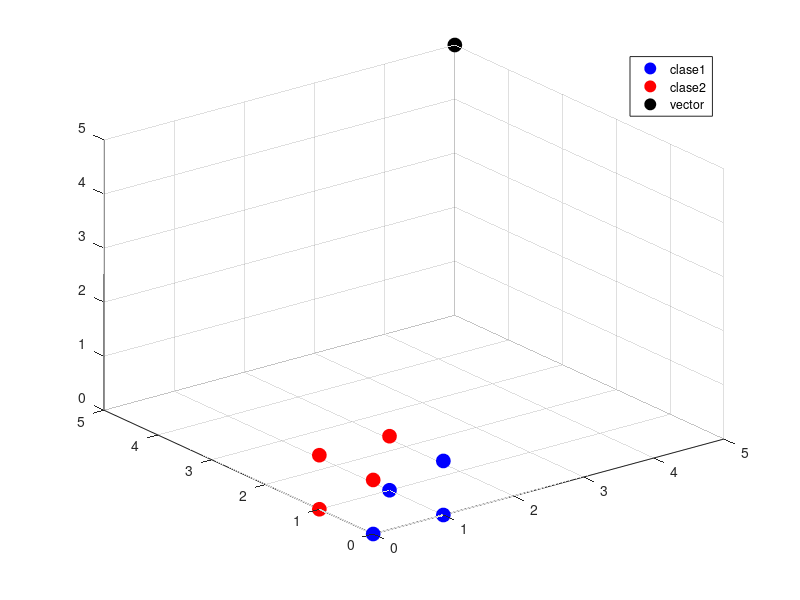

Recreate this plot in MATLAB.
clear all %limpia todo
close all% cierra todo
warning off all % cierra las advertencias 

%PROGRAMA QUE CALCULA LA TOMA DE DECISIONES ENTRE DOS CLASES PARA UN
%ELEMENTO DESCONOCIDO EN 3D

% definicr clases:
c1=[0 1 1 1; 0 0 1 0; 0 0 0 1];
c2=[0 0 1 0; 0 1 1 1; 1 1 1 0];
%vector=[0.3;1;0.7];
fprintf("\n\n\n")
vx=input('dame la coord del vector en x=')
vy=input('dame la coord del vector en y=')
vz=input('dame la coord del vector en z=')
vector=[vx;vy;vz]

%graficando las clases
figure(1)
plot3(c1(1,:),c1(2,:),c1(3,:),'bo','MarkerSize',10,'MarkerFaceColor','b')
grid on
hold on %respeta todo lo que mandes plotear después del primer plot
plot3(c2(1,:),c2(2,:),c2(3,:),'ro','MarkerSize',10,'MarkerFaceColor','r')
plot3(vector(1),vector(2),vector(3),'ko','MarkerSize',10,'MarkerFaceColor','k')
legend('clase1','clase2','vector')

% proceso matemático....
media1=mean(c1,2);
media2=mean(c2,2);

dist1=norm(media1-vector);
dist2=norm(media2-vector);
dist_tot=[dist1,dist2]

minimo=(min(min(dist_tot)))
dato=find(dist_tot==minimo)

fprintf(' el vector desconocido prtenece a la clase%d\n',dato)
disp('fin de proceso...')